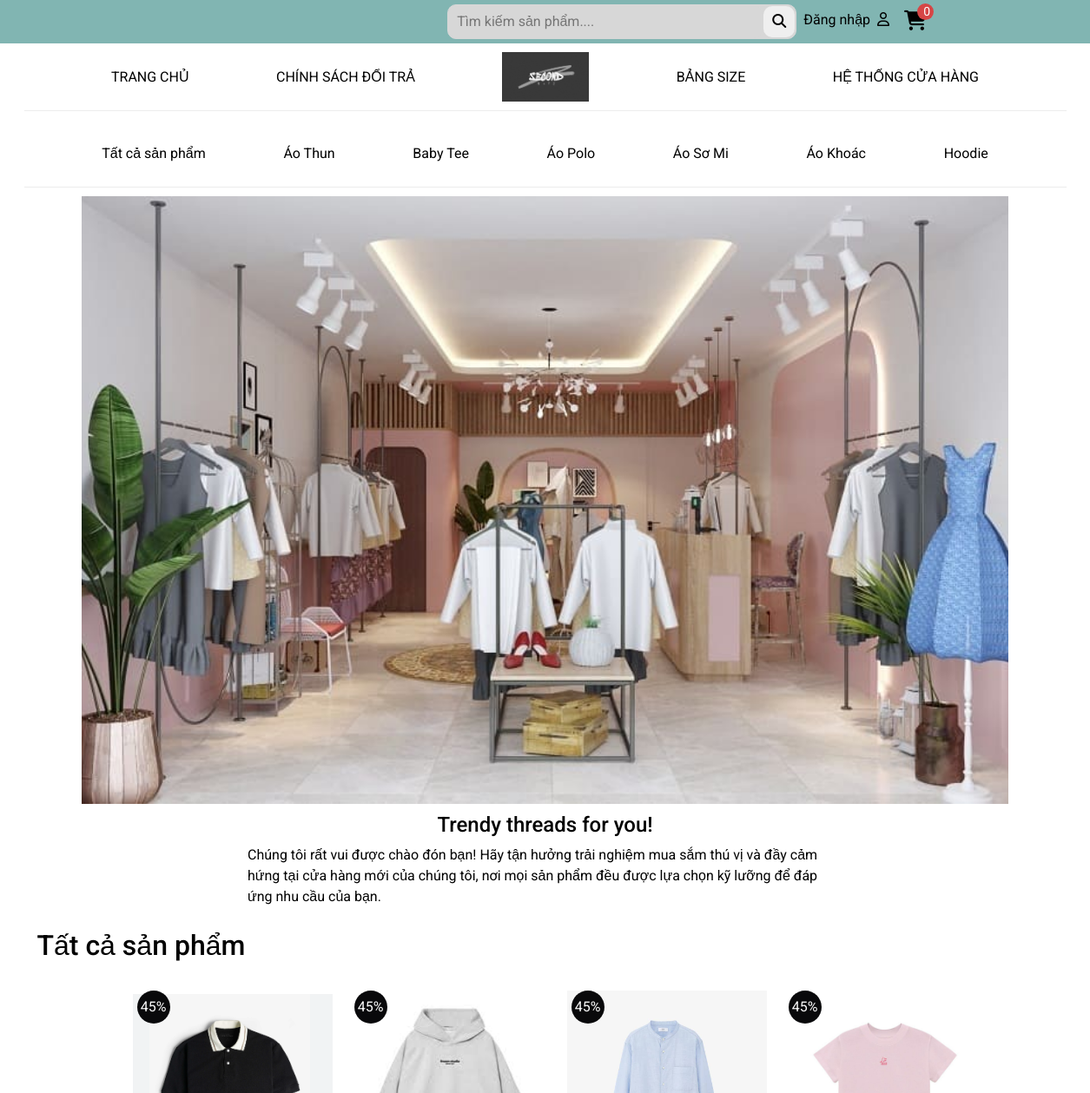
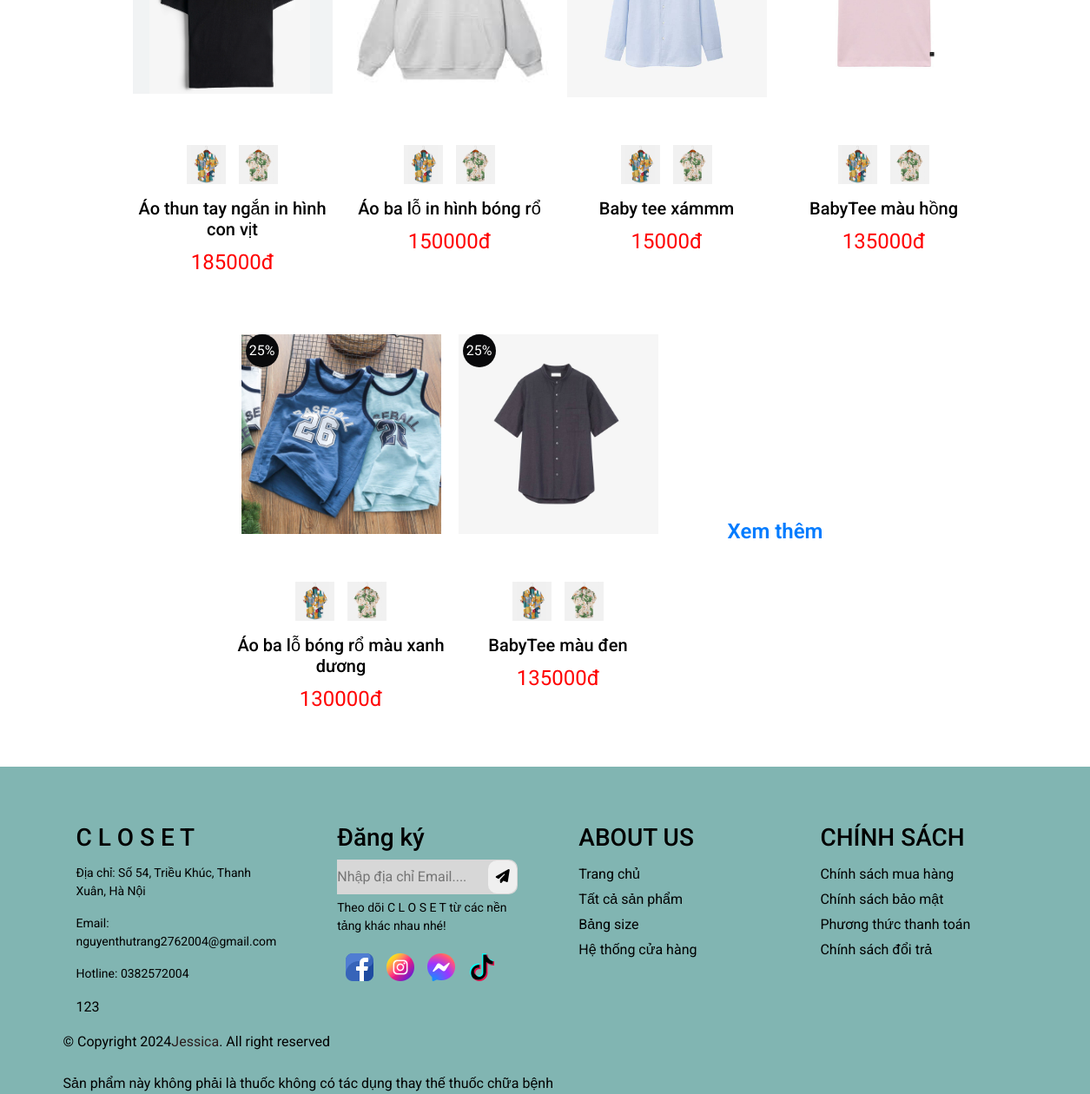
The page / on the database its author committed (2 pictures, top to bottom).
### tables this page shows
CREATE TABLE `product` (
  `id_product` int(10) NOT NULL,
  `Name` varchar(255) NOT NULL,
  `Type_id` int(10) NOT NULL,
  `Color` varchar(255) NOT NULL,
  `Size` varchar(255) NOT NULL,
  `Cost` int(255) NOT NULL,
  `Amount` int(10) NOT NULL,
  `Discount` int(2) NOT NULL,
  `img` varchar(255) NOT NULL
);

### index.php (called while the page is built, shortened)
<?php
include 'View/index.php';
?>

### App/connect.php (called while the page is built, shortened)
<?php
class Database{
    private $hostname =SEVERNAME;
    private $username =USERNAME;
    private $pwd= PASSWORD;
    private $DB=DATABASE;
    private $conn;
    public function connect(){
        $this->conn= mysqli_connect($this->hostname,$this->username,$this->pwd,$this->DB);
        return $this->conn;
    }
        public function query($sql){
            $query=mysqli_query($this->conn,$sql);
            return $query;
        }
}
?>

### View/index.php (the view, shortened to what this page needs)
<?php
$data = new Database();
$data->connect();
if(isset($_REQUEST['id_type']))
{
  $id = $_REQUEST['id_type'];
  $tittle = mysqli_fetch_assoc($data->query("SELECT * from product_list Where Type_id = '$id'"));
  $product_type = array();
  $result = $data->query("SELECT * from product where Type_id = '$id'");
  if($result->num_rows > 0)
  {
    while ($row = $result->fetch_assoc())
    {
      $product_type[] = $row;
    }
  }
  $_SESSION['products'] = $product_type;
}
else{
  $sql= "SELECT * FROM product";
  $result=$data->query($sql);
  $tittle['Type_name'] = 'Tất cả sản phẩm';
}
  $totalQuantity = 0;
                            ?>
<!DOCTYPE html>
<html lang="en">
<head>
    <link rel="stylesheet" href="../css/style.css">
    <link rel="stylesheet" href="https://cdn.jsdelivr.net/npm/swiper@11/swiper-bundle.min.css"/>
    <link rel="stylesheet" href="https://cdnjs.cloudflare.com/ajax/libs/font-awesome/6.5.2/css/all.min.css" />
    <link rel="stylesheet" href="https://cdn.jsdelivr.net/npm/bootstrap@4.5.3/dist/css/bootstrap.min.css">
    <link rel="stylesheet" href="../css/reponse.css">
    </head>
    <body>
      <div class="header-top">
        <div class="topbar-right">
          <div class="search-box">
            <form action="get" enctype="application/x-www-form-urlencoded" class="search-group">
              <input type="text" name="search" id="search-input" placeholder="Tìm kiếm sản phẩm....">
              <button type="submit"><i class="fa-solid fa-magnifying-glass"></i></button>
                </form>
                </div>
                <div class="./View/" style="margin-top: 6px;">
                    <?php
                            if(isset($_SESSION['Name']) && ($_SESSION['Name'] !='') ){ echo'<div class="login">
                      <label for="">'.$_SESSION['Name'].'<a href="Projecte/View/User/changuser.php">
                          <i class="fa-regular fa-user" style="margin-top: 5px; margin-left:8px;"></i></a>
                      </label>
                      <div id="box">
                          <ul id="list-itema">
                              <li id="itema"><a href="../View/User/changuser.php">Tài khoản của tôi</a></li>
                              <li id="itema"><a href="">Lịch sử đơn hàng</a></li>
                              <li id="itema"><a href="logout.php">Đăng xuất</a></li>
                          </ul>
                      </div></div>';?>
                  <?php }else{
                    echo '
                    <div class="login">
                      <label for=""><a href="Login_Resign.php">Đăng nhập<i class="fa-regular fa-user" style="margin-top: 5px; margin-left:8px;"></i></a></label>
                    </div>';
                   } ?>
              </div>
                  </div>
                  <div class="cart-shopping">
                    <a href="cartproduct.php" id="cartLink">
                      <i class="fa-solid fa-cart-shopping"></i>
                      <span class="count_item_pr hidden-count" style="padding-left:  3px;"><?php echo $totalQuantity;?></span></a>
                                  </div>
                                  </div>
      <nav class="header-nav container">
        <ul class="nav-list">
          <li><a href="index.php">TRANG CHỦ</a></li>
          <li><a href="change.php">CHÍNH SÁCH ĐỔI TRẢ</a></li>
          <li><a href="index.php">
            <img src="../img/icon/LogoSecondP.jpg" alt="" width="100px"></a></li>
            <li><a href="size.php">BẢNG SIZE</a></li>
            <li><a href="store.php">HỆ THỐNG CỬA HÀNG</a></li>
        </ul>
        <div class="close-menu ">
          <div class="menu-slider">
              <ul>
                <li><a href="index.php">Tất cả sản phẩm</a></li>
                <li><a href="index.php?id_type=1">Áo Thun</a></li>
                <li><a href="index.php?id_type=2">Baby Tee</a></li>
                <li><a href="index.php?id_type=3">Áo Polo</a></li>
                <li><a href="index.php?id_type=4">Áo Sơ Mi</a></li>
                <li><a href="index.php?id_type=5">Áo Khoác</a></li>
                <li><a href="index.php?id_type=6">Hoodie</a></li>
                </ul>
          </div>
        </div>
      </nav>
      <div class="slider">
        <swiper-container class="mySwiper" pagination="true" pagination-clickable="true" navigation="true" space-between="30"
        centered-slides="true" autoplay-delay="2500" autoplay-disable-on-interaction="true">
        <swiper-slide> <img src="../img/slide1.jpg" alt=""></swiper-slide>
      </swiper-container>
      </div>
    <section class="intro1">
                                      <h4>Trendy threads for you!</h4>
                                      <div class="content">
                                        <p>Chúng tôi rất vui được chào đón bạn! Hãy tận hưởng trải nghiệm mua sắm thú vị và đầy cảm hứng tại cửa hàng mới của chúng tôi, nơi mọi sản phẩm đều được lựa chọn kỹ lưỡng để đáp ứng nhu cầu của bạn.</p>
                                        </div>
    </section>
    <section class="container">
      <section class="section_products">
        <div class="container">
          <h2 class="cata-title"><?php echo $tittle['Type_name'];?></h2>
          <div class="section-list">
             <?php
              if (!empty($_SESSION['products'])) {
        while ($product = current($_SESSION['products'])) {
            ?>
            <div class="section-item">
              <div class="product-lists-item">
                <div class="product-items">
                  <div class="product-block">
                    <div class="product-img" style="position: relative; text-align: center;">
                      <span class="discount">
                      <?= $product['Discount'] ?>%</span>
                <a href="chitiet.php?id_sp=<?= $product['id_product'] ?>">
                        <img src="../img/item/<?= $product['img'] ?>" width="230px" alt="" class="main-img">
                    </a>
                  </div>
                  <div class="product-info">
                              <div class="product-detail clearfix">
                              <div class="selectionColor">
                                <ul>
                                  <li>
                                    <a href="chitiet.php?id_sp=<?php echo $product['id_product'];?>">
                                      <img src="../img/item/f1.jpg" alt="" id="small-img"></a></li>
                                  <li>
                                    <a href="chitiet.php?id_sp=<?php echo $product['id_product'];?>">
                                      <img src="../img/item/f2.jpg" alt="" id="small-img"></a></li>
                                      </ul>
                                      </div>
                                      <div class="box-pro-detail">
                                        <a href="chitiet.php?id_sp=<?php echo $product['id_product'];?>" class="tp_product_name">
                                <h5 class="pro-name">
                                    <?= $product['Name'] ?>
                                  </h5>
                                    </a>
                                    </div>
                                    <div class="box-pro-prices">
                                <p class="pro-price highlight tp_product_price">
                                  <span>
                                  <?= $product['Cost']?>đ
                                  </span></p>
                                  </div>
                                  </div>
                  </div>
                  </div>
                </div>
              </div>
            </div>
            <?php
            }
            }
            ?>
                    <div class="section-item">
                      <div class="more">
                        <a href="">Xem thêm</a>
                                    </div>
                            </div>
      </section>
    </section>
    <footer>
        <div class="container-xl">
          <div class="row">
            <div class="col-sm">
              <h3>C L O S E T</h3>
              <ul>
                <li><p>Địa chỉ: Số 54, Triều Khúc, Thanh Xuân, Hà Nội</p></li>
                <li><p>Email: nguyenthutrang2762004@gmail.com</p></li>
                <li><p>Hotline: 0382572004 </p></li>
                <li>123</li>
                </ul>
                </div>
                <div class="col-md">
                  <h3>Đăng ký</h3>
                  <ul>
                    <li>
                      <div class="register-email">
                        <form action="get" enctype="application/x-www-form-urlencoded">
                          <input type="email" name="search" id="search-input" placeholder="Nhập địa chỉ Email....">
                          <button type="submit"><i class="fa-solid fa-paper-plane"></i></button>
                          </form>
                          </div></li>
                          <li><p>Theo dõi C L O S E T từ các nền tảng khác nhau nhé!</p></li>
                          <li>
                            <ul class="icon-logo">
                              <li>
                                <a href="https://www.facebook.com/profile.php?id=100013900096508" title="Facebook">
                                  <img src="../img/icon/facebook.png" alt=""></a></li>
                                  <li>
                                    <a href="" title="Instagram">
                                      <img src="../img/icon/instagram.png" alt=""></a></li>
                            <li><a href="https://gmail.com/" title="Messenger"><img src="../img/icon/messenger.png" alt=""></a></li>
                            <li><a href="https://www.tiktok.com/foryou?lang=vi-VN" title="Tiktok"><img src="../img/icon/tik-tok.png" alt=""></a></li>
                          </ul>
                          </li>
                    </ul>
                    </div>
                <div class="col-sm">
                    <h3>ABOUT US</h3>
                    <ul>
                      <li><a href="https://www.facebook.com/profile.php?id=100013900096508" title="Facebook">Trang chủ</a></li>
                      <li><a href="" title="Instagram">Tất cả sản phẩm</a></li>
                      <li><a href="" title="Messenger">Bảng size</a></li>
                      <li><a href="" title="Tiktok">Hệ thống cửa hàng</a></li>
                      </ul>
                      </div>
                      <div class="col-sm">
                        <h3>CHÍNH SÁCH</h3>
                        <ul>
                          <li><a href="https://www.facebook.com/profile.php?id=100013900096508" title="Facebook">Chính sách mua hàng</a></li>
                          <li><a href="" title="Instagram">Chính sách bảo mật</a></li>
                          <li><a href="" title="Messenger">Phương thức thanh toán</a></li>
                          <li><a href="" title="Tiktok">Chính sách đổi trả</a></li>
                          </ul>
                          </div>
                          </div>
                          <div class="coppyright" >
                            © Copyright 2024
                            <a href="https://github.com/tntgoku/jessica.github.io" title="Bản quyền thuộc về tntgoku">Jessica</a>. All right reserved
                            </div>
                            <br>
                            <div>Sản phẩm này không phải là thuốc không có tác dụng thay thế thuốc chữa bệnh</div>
                            </div>
    </footer>
  </body>
</html>

### css/reponse.css (style rules this page uses)
.slider { width: 1300px; max-width:85vw; height: 700px; margin: 10px auto; position: relative; overflow: hidden; }
.slider .mySwiper img { width: 100%; height: 700px; object-fit: cover; }

### View/index.php (style rules this page uses)
.login { margin-bottom: 20px; }
.header-top .login { margin-left: 3%; margin-top: 16%; width: 100%; position: relative; }

### rows shown on the page
product: Discount "45", img (picture), Name "Áo thun tay ngắn in hình con vịt", Cost "185000"
product: Discount "45", img (picture), Name "Áo ba lỗ in hình bóng rổ", Cost "150000"
product: Discount "45", img (picture), Name "Baby tee xámmm", Cost "15000"
product: Discount "45", img (picture), Name "BabyTee màu hồng", Cost "135000"
product: Discount "25", img (picture), Name "Áo ba lỗ bóng rổ màu xanh dương", Cost "130000"
product: Discount "25", img (picture), Name "BabyTee màu đen", Cost "135000"

### other values the page prints
$totalQuantity "0"
$tittle['Type_name'] "Tất cả sản phẩm"
